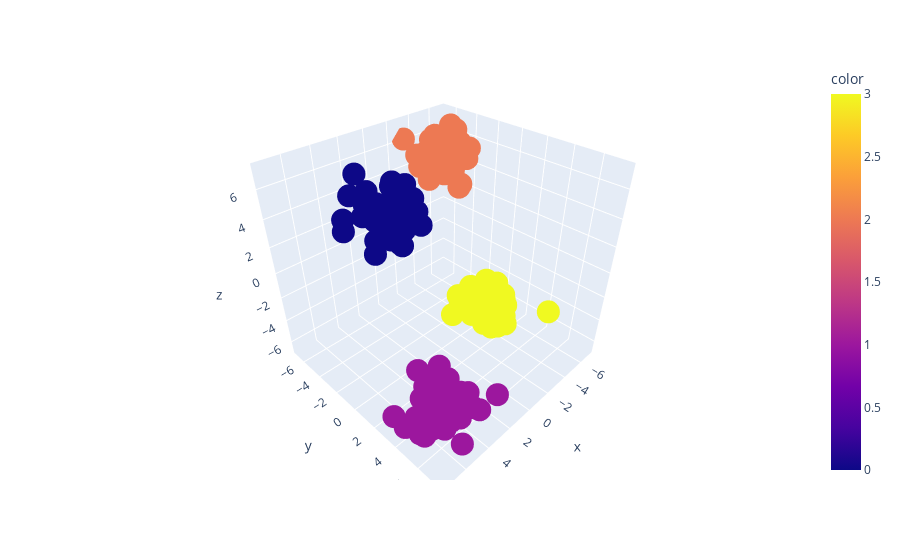

The code cell stored with this chart in its notebook:
### Code cell
fig = px.scatter_3d(x=x[:,0],y=x[:,1],z=x[:,2],color=y)
fig.show()

### Figure 1 — Plotly figure (JSON) as saved in the notebook; plotly's stock layout.template omitted (floating-point values rounded to 4 significant figures; data arrays with more than 128 entries replaced by an {"elided": "..."} marker saying what was removed)
{"data": [{"hovertemplate": "x=%{x}<br>y=%{y}<br>z=%{z}<br>color=%{marker.color}<extra></extra>", "legendgroup": "", "marker": {"color": {"elided": "200 int values"}, "coloraxis": "coloraxis", "symbol": "circle"}, "mode": "markers", "name": "", "scene": "scene", "showlegend": false, "type": "scatter3d", "x": {"elided": "200 float values"}, "y": {"elided": "200 float values"}, "z": {"elided": "200 float values"}}], "layout": {"coloraxis": {"colorbar": {"title": {"text": "color"}}, "colorscale": [[0, "#0d0887"], [0.1111, "#46039f"], [0.2222, "#7201a8"], [0.3333, "#9c179e"], [0.4444, "#bd3786"], [0.5556, "#d8576b"], [0.6667, "#ed7953"], [0.7778, "#fb9f3a"], [0.8889, "#fdca26"], [1, "#f0f921"]]}, "legend": {"tracegroupgap": 0}, "margin": {"t": 60}, "scene": {"domain": {"x": [0, 1], "y": [0, 1]}, "xaxis": {"title": {"text": "x"}}, "yaxis": {"title": {"text": "y"}}, "zaxis": {"title": {"text": "z"}}}}}
